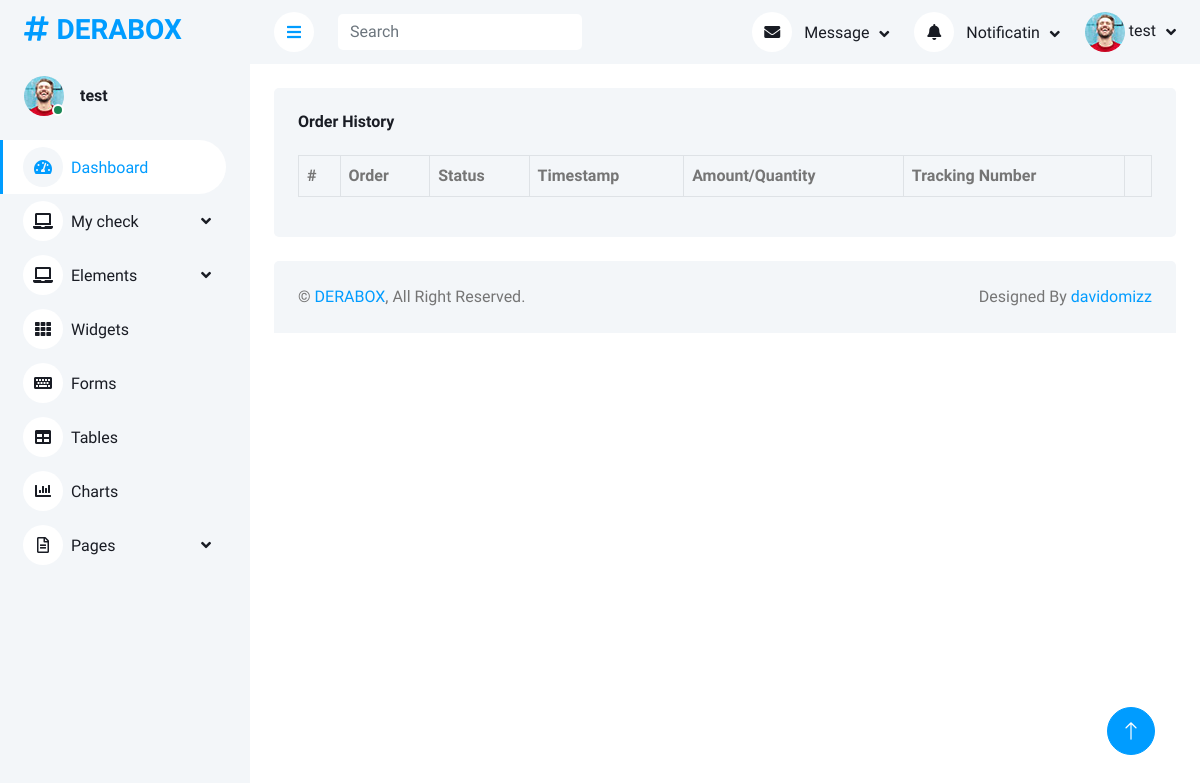
The app's page /order-history (signed in), older data.
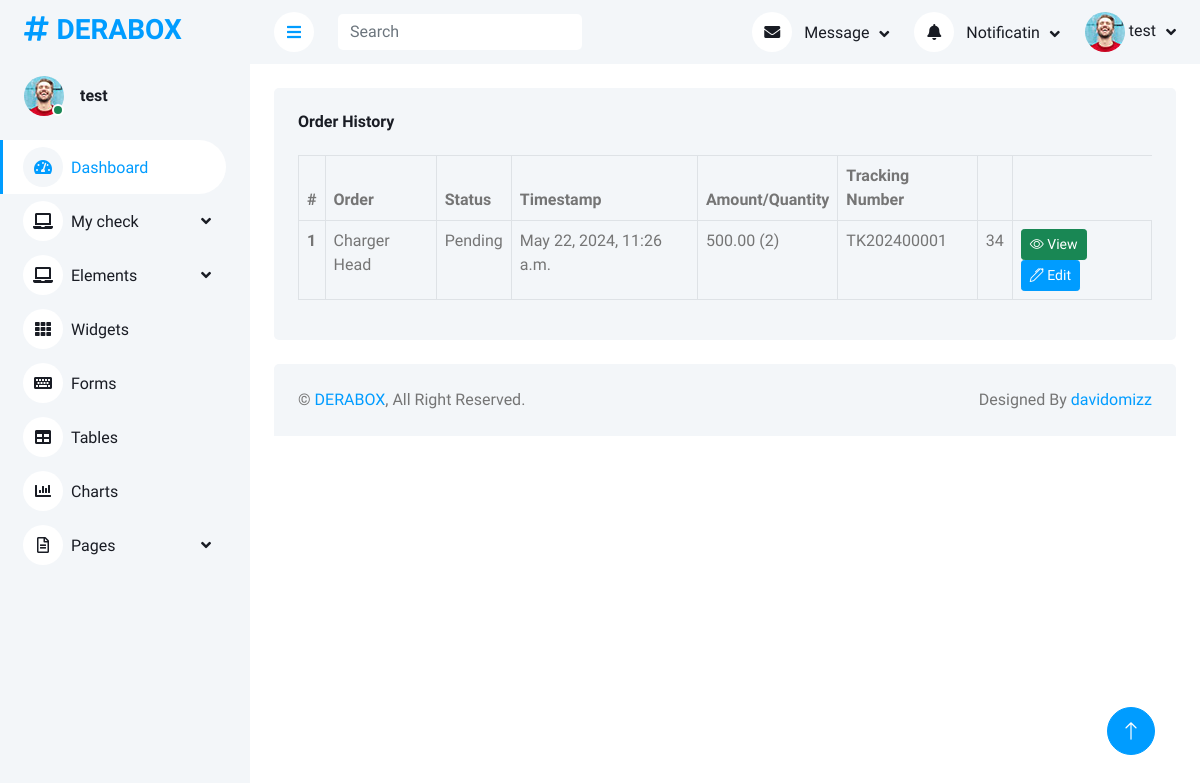
The same page, newer data.
### app/models.py (models this page shows, shortened)
class User(AbstractUser):
    USER_TYPE_CHOICES = (
        ('admin', 'Admin'),
        ('customer', 'Customer'),
        ('delivery', 'Delivery'),
    )
    user_type = models.CharField(max_length=20, choices=USER_TYPE_CHOICES, default='customer')
    email = models.EmailField(unique=True)
    phone = models.CharField(max_length=15, blank=True, null=True)

class OrderItem(models.Model):
    order = models.ForeignKey(Order, related_name='items', on_delete=models.CASCADE)
    quantity = models.PositiveIntegerField()
    price = models.DecimalField(max_digits=10, decimal_places=2)

class Order(models.Model):
    user = models.ForeignKey(User, on_delete=models.CASCADE)
    tracking_number = models.CharField(max_length=15, unique=True, editable=False)
    status = models.CharField(max_length=20, choices=[('Pending', 'Pending'), ('Shipped', 'Shipped'), ('Delivered', 'Delivered')], default='Pending')
    created_at = models.DateTimeField(auto_now_add=True)
    updated_at = models.DateTimeField(auto_now=True)
    product_name = models.CharField(max_length=255, blank=True, null=True)

### app/views.py (the view)
# urls.py: path('order-history', orderHistory, name = 'order-history'),
@login_required
def orderHistory(request):
    orders = Order.objects.prefetch_related('items').order_by('-created_at')
    context = {'orders': orders}
    return render(request, 'dashboard/order-history-form.html', context)

### app/templates/dashboard/order-history-form.html (shortened to what this page needs)
{% extends 'dashboard/base.html' %}
{% load static %}
{% block body %}
         <div class="container-fluid pt-4 px-4">
            <div class="row g-4">
                <div class="col-sm-12 col-12">
                    <div class="bg-light rounded h-100 p-4">
                        <h6 class="mb-4">Order History</h6>
                        <table class="table table-bordered table-hover">
                            <thead>
                                <tr>
                                    <th scope="col">#</th>
                                    <th scope="col">Order</th>
                                    <th scope="col">Status</th>
                                    <th scope="col">Timestamp</th>
                                    <th scope="col">Amount/Quantity</th>
                                    <th scope="col">Tracking Number</th>
                                    <th scope="col"></th>
                                </tr>
                            </thead>
                            <tbody>
                                {% for order in orders %}
                                {% for item in order.items.all %}
                                    <tr>
                                        <th scope="row">{{ forloop.counter }}</th>
                                        <td>{{ order.product_name }}</td>
                                        <td>{{ order.status }}</td>
                                        <td>{{ order.created_at }}</td>
                                        <td>{{ item.price }} ({{ item.quantity }})</td>
                                        <td>{{ order.tracking_number }}</td>
                                        <td>{{ order.id }}</td>
                                        <td>
                                            <a class="btn btn-sm btn-success" href="{% url 'order-detail' order.id %}"><i class="bi bi-eye"></i> View</a>
                                            <a class="btn btn-sm btn-primary" href="{% url 'update-order' order.id %}"><i class="bi bi-pen"></i> Edit</a>
                                        </td>
                                    </tr>
                                {% endfor %}
                                {% endfor %}
                            </tbody>
                        </table>
                    </div>
                </div>
            </div>
        </div>
{% endblock %}

### app/templates/dashboard/base.html (shortened to what this page needs)
{% load static %}
<!DOCTYPE html>
<html lang="en">
<head>
    <link href="https://cdnjs.cloudflare.com/ajax/libs/font-awesome/5.10.0/css/all.min.css" rel="stylesheet">
    <link href="https://cdn.jsdelivr.net/npm/bootstrap-icons@1.4.1/font/bootstrap-icons.css" rel="stylesheet">
    <link href="{% static 'dashboard/lib/owlcarousel/assets/owl.carousel.min.css' %}" rel="stylesheet">
    <link href="{% static 'dashboard/lib/tempusdominus/css/tempusdominus-bootstrap-4.min.css' %}" rel="stylesheet" />
    <link href="{% static 'dashboard/css/bootstrap.min.css' %}" rel="stylesheet">
    <link href="{% static 'dashboard/css/style.css' %}" rel="stylesheet">
</head>
<body>
    <div class="container-xxl position-relative bg-white d-flex p-0">
        <div class="sidebar pe-4 pb-3">
            <nav class="navbar bg-light navbar-light">
                <a href="{% url 'dashboard' %}" class="navbar-brand mx-4 mb-3">
                    <h3 class="text-primary"><i class="fa fa-hashtag me-2"></i>DERABOX</h3>
                </a>
                <div class="d-flex align-items-center ms-4 mb-4">
                    <div class="position-relative">
                        {% if user_type == 'delivery' %}
                        <img class="rounded-circle" src="{{ request.user.deliveryprofile.profile_picture.url }}" alt="" style="width: 40px; height: 40px;">
                        {% elif user_type == 'customer' %}
                        <img class="rounded-circle" src="{{ request.user.customersprofile.profile_picture.url }}" alt="" style="width: 40px; height: 40px;">
                        {% else %}
                            <img class="rounded-circle" src="{% static 'dashboard/img/user.jpg'%}" alt="" style="width: 40px; height: 40px;">
                        {% endif %}
                        <div class="bg-success rounded-circle border border-2 border-white position-absolute end-0 bottom-0 p-1"></div>
                    </div>
                    <div class="ms-3">
                        <h6 class="mb-0">{{ request.user.username }}</h6>
                    </div>
                </div>
                <div class="navbar-nav w-100">
                    <a href="{% url 'dashboard' %}" class="nav-item nav-link active"><i class="fa fa-tachometer-alt me-2"></i>Dashboard</a>
                        <div class="nav-item dropdown">
                            <a href="#" class="nav-link dropdown-toggle" data-bs-toggle="dropdown"><i class="fa fa-laptop me-2"></i>Order</a>
                            <div class="dropdown-menu bg-transparent border-0">
                                <a href="{% url 'creation-order' %}" class="dropdown-item">Create Order</a>
                                <a href="{% url 'order-items' %}" class="dropdown-item">Order Items</a>
                                <a href="{% url 'order-history' %}" class="dropdown-item">Order Historys</a>
                            </div>
                        </div>
                        <div class="nav-item dropdown">
                            <a href="#" class="nav-link dropdown-toggle" data-bs-toggle="dropdown"><i class="fa fa-laptop me-2"></i>Users Creation</a>
                            <div class="dropdown-menu bg-transparent border-0">
                                <a href="button.html" class="dropdown-item">Buttons</a>
                                <a href="typography.html" class="dropdown-item">Typography</a>
                                <a href="element.html" class="dropdown-item">Other Elements</a>
                            </div>
                        </div>
                        <div class="nav-item dropdown">
                            <a href="#" class="nav-link dropdown-toggle" data-bs-toggle="dropdown"><i class="fa fa-laptop me-2"></i>My check</a>
                        </div>
                    <div class="nav-item dropdown">
                        <a href="#" class="nav-link dropdown-toggle" data-bs-toggle="dropdown"><i class="fa fa-laptop me-2"></i>Elements</a>
                    </div>
                    <a href="widget.html" class="nav-item nav-link"><i class="fa fa-th me-2"></i>Widgets</a>
                    <a href="form.html" class="nav-item nav-link"><i class="fa fa-keyboard me-2"></i>Forms</a>
                    <a href="table.html" class="nav-item nav-link"><i class="fa fa-table me-2"></i>Tables</a>
                    <a href="chart.html" class="nav-item nav-link"><i class="fa fa-chart-bar me-2"></i>Charts</a>
                    <div class="nav-item dropdown">
                        <a href="#" class="nav-link dropdown-toggle" data-bs-toggle="dropdown"><i class="far fa-file-alt me-2"></i>Pages</a>
                    </div>
                </div>
            </nav>
        </div>
        <div class="content">
            <nav class="navbar navbar-expand bg-light navbar-light sticky-top px-4 py-0">
                <a href="#" class="sidebar-toggler flex-shrink-0">
                    <i class="fa fa-bars"></i>
                </a>
                <form class="d-none d-md-flex ms-4">
                    <input class="form-control border-0" type="search" placeholder="Search">
                </form>
                <div class="navbar-nav align-items-center ms-auto">
                    <div class="nav-item dropdown">
                        <a href="#" class="nav-link dropdown-toggle" data-bs-toggle="dropdown">
                            <i class="fa fa-envelope me-lg-2"></i>
                            <span class="d-none d-lg-inline-flex">Message</span>
                        </a>
                    </div>
                    <div class="nav-item dropdown">
                        <a href="#" class="nav-link dropdown-toggle" data-bs-toggle="dropdown">
                            <i class="fa fa-bell me-lg-2"></i>
                            <span class="d-none d-lg-inline-flex">Notificatin</span>
                        </a>
                    </div>
                    <div class="nav-item dropdown">
                        <a href="#" class="nav-link dropdown-toggle" data-bs-toggle="dropdown">
                            {% if user_type == 'delivery' %}
                                <img class="rounded-circle me-lg-2" src="{{ request.user.deliveryprofile.profile_picture.url }}" alt="" style="width: 40px; height: 40px;">
                            {% elif user_type == 'customer' %}
                                <img class="rounded-circle me-lg-2" src="{{ request.user.customerprofile.profile_picture.url }}" alt="" style="width: 40px; height: 40px;">
                            {% else %}
                                <img class="rounded-circle" src="{% static 'dashboard/img/user.jpg'%}" alt="" style="width: 40px; height: 40px;">
                            {% endif %}
                            <span class="d-none d-lg-inline-flex">{{ request.user.username }}</span>
                        </a>
                    </div>
                </div>
            </nav>
            {% block body %}
            {% endblock %}
        <div class="container-fluid pt-4 px-4">
            <div class="bg-light rounded-top p-4">
                <div class="row">
                    <div class="col-12 col-sm-6 text-center text-sm-start">
                        &copy; <a href="#">DERABOX</a>, All Right Reserved.
                    </div>
                    <div class="col-12 col-sm-6 text-center text-sm-end">
                        Designed By <a href="https://htmlcodex.com">davidomizz</a>
                    </div>
                </div>
            </div>
        </div>
        </div>
        <a href="#" class="btn btn-lg btn-primary btn-lg-square back-to-top"><i class="bi bi-arrow-up"></i></a>
    </div>
</body>
</html>

### static/dashboard/css/style.css (style rules this page uses)
:root { --primary: #009CFF; --light: #F3F6F9; --dark: #191C24; }
.back-to-top { position: fixed; display: none; right: 45px; bottom: 45px; z-index: 99; }
.btn { transition: .5s; }
.btn.btn-primary { color: #FFFFFF; }
.btn-lg-square { width: 48px; height: 48px; }
.btn-square, .btn-sm-square, .btn-lg-square { padding: 0; display: inline-flex; align-items: center; justify-content: center; font-weight: normal; border-radius: 50px; }
.sidebar { position: fixed; top: 0; left: 0; bottom: 0; width: 250px; height: 100vh; overflow-y: auto; background: var(--light); transition: 0.5s; z-index: 999; }
.content { margin-left: 250px; min-height: 100vh; background: #FFFFFF; transition: 0.5s; }
@media (min-width: 992px) { .sidebar { margin-left: 0; } }
@media (min-width: 992px) { .content { width: calc(100% - 250px); } }
.sidebar .navbar .navbar-nav .nav-link { padding: 7px 20px; color: var(--dark); font-weight: 500; border-left: 3px solid var(--light); border-radius: 0 30px 30px 0; outline: none; }
.sidebar .navbar .navbar-nav .nav-link:hover, .sidebar .navbar .navbar-nav .nav-link.active { color: var(--primary); background: #FFFFFF; border-color: var(--primary); }
.sidebar .navbar .navbar-nav .nav-link i { width: 40px; height: 40px; display: inline-flex; align-items: center; justify-content: center; background: #FFFFFF; border-radius: 40px; }
.sidebar .navbar .navbar-nav .nav-link:hover i, .sidebar .navbar .navbar-nav .nav-link.active i { background: var(--light); }
.sidebar .navbar .dropdown-toggle::after { position: absolute; top: 15px; right: 15px; border: none; content: "\f107"; font-family: "Font Awesome 5 Free"; font-weight: 900; transition: .5s; }
.content .navbar .navbar-nav .nav-link { margin-left: 25px; padding: 12px 0; color: var(--dark); outline: none; }
.content .navbar .sidebar-toggler, .content .navbar .navbar-nav .nav-link i { width: 40px; height: 40px; display: inline-flex; align-items: center; justify-content: center; background: #FFFFFF; border-radius: 40px; }
.content .navbar .dropdown-toggle::after { margin-left: 6px; vertical-align: middle; border: none; content: "\f107"; font-family: "Font Awesome 5 Free"; font-weight: 900; transition: .5s; }

Row changes from the older to the newer data that the page shows:
added Order: product_name "Charger Head", status "Pending", created_at "May 22, 2024, 11:26 a.m.", tracking_number "TK202400001", id "34"
added OrderItem: price "500.00", quantity "2"
